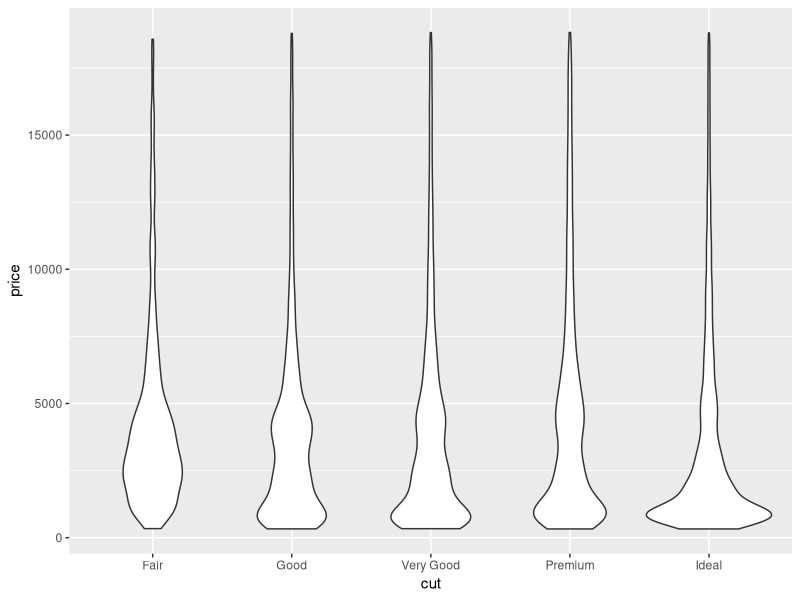

This figure's R source:
## ---- chunk 1
knitr::opts_chunk$set(echo = TRUE)
## ---- chunk 2
library(ggplot2)
data("diamonds")
summary(diamonds)
mean(diamonds$price)
## ---- chunk 3
library(ggplot2)
ggplot(diamonds, aes(x=cut, y=price))+geom_violin()
## ---- chunk 4
cat("
<style>
h1 {
    background-color: #990000;
    color:#FFF;
    text-align:center;
}
h2 {
   background-color:#f3d6d6;
   text-align:center;
   color:#333
}
h3 {
   margin-left:-5px;
   color:#333
}

</style>
")
